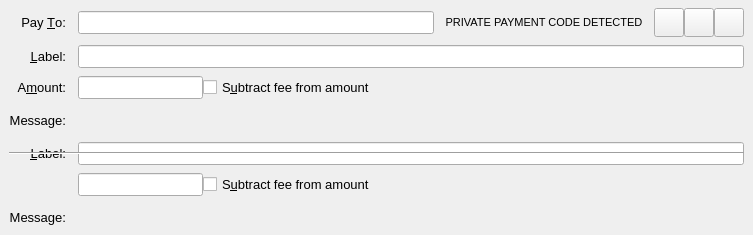
<?xml version="1.0" encoding="UTF-8"?>
<ui version="4.0">
 <class>SendCoinsEntry</class>
 <widget class="QStackedWidget" name="SendCoinsEntry">
  <property name="geometry">
   <rect>
    <x>0</x>
    <y>0</y>
    <width>753</width>
    <height>235</height>
   </rect>
  </property>
  <property name="font">
   <font>
    <pointsize>10</pointsize>
   </font>
  </property>
  <property name="focusPolicy">
   <enum>Qt::TabFocus</enum>
  </property>
  <property name="autoFillBackground">
   <bool>false</bool>
  </property>
  <widget class="QFrame" name="SendCoins">
   <property name="toolTip">
    <string>This is a normal payment.</string>
   </property>
   <property name="frameShape">
    <enum>QFrame::NoFrame</enum>
   </property>
   <layout class="QGridLayout" name="gridLayout">
    <property name="topMargin">
     <number>8</number>
    </property>
    <property name="bottomMargin">
     <number>4</number>
    </property>
    <property name="horizontalSpacing">
     <number>12</number>
    </property>
    <property name="verticalSpacing">
     <number>8</number>
    </property>
    <item row="0" column="0">
     <widget class="QLabel" name="payToLabel">
      <property name="text">
       <string>Pay &amp;To:</string>
      </property>
      <property name="alignment">
       <set>Qt::AlignRight|Qt::AlignTrailing|Qt::AlignVCenter</set>
      </property>
      <property name="buddy">
       <cstring>payTo</cstring>
      </property>
     </widget>
    </item>
    <item row="5" column="1">
     <layout class="QHBoxLayout" name="horizontalLayoutAmount" stretch="0,1">
      <item>
       <widget class="BitcoinAmountField" name="payAmount"/>
      </item>
      <item>
       <widget class="QCheckBox" name="checkboxSubtractFeeFromAmount">
        <property name="toolTip">
         <string>The fee will be deducted from the amount being sent. The recipient will receive less zcoins than you enter in the amount field. If multiple recipients are selected, the fee is split equally.</string>
        </property>
        <property name="text">
         <string>S&amp;ubtract fee from amount</string>
        </property>
       </widget>
      </item>
     </layout>
    </item>
    <item row="6" column="1">
     <widget class="QLabel" name="messageTextLabel">
      <property name="toolTip">
       <string>A message that was attached to the zcoin: URI which will be stored with the transaction for your reference. Note: This message will not be sent over the Zcoin network.</string>
      </property>
      <property name="textFormat">
       <enum>Qt::PlainText</enum>
      </property>
     </widget>
    </item>
    <item row="4" column="1">
     <widget class="QLineEdit" name="addAsLabel">
      <property name="toolTip">
       <string>Enter a label for this address to add it to the list of used addresses</string>
      </property>
     </widget>
    </item>
    <item row="4" column="0">
     <widget class="QLabel" name="labellLabel">
      <property name="text">
       <string>&amp;Label:</string>
      </property>
      <property name="alignment">
       <set>Qt::AlignRight|Qt::AlignTrailing|Qt::AlignVCenter</set>
      </property>
      <property name="buddy">
       <cstring>addAsLabel</cstring>
      </property>
     </widget>
    </item>
    <item row="6" column="0">
     <widget class="QLabel" name="messageLabel">
      <property name="text">
       <string>Message:</string>
      </property>
      <property name="alignment">
       <set>Qt::AlignRight|Qt::AlignTrailing|Qt::AlignVCenter</set>
      </property>
     </widget>
    </item>
    <item row="0" column="1">
     <layout class="QHBoxLayout" name="payToLayout">
      <property name="spacing">
       <number>0</number>
      </property>
      <item>
       <widget class="QValidatedLineEdit" name="payTo">
        <property name="toolTip">
         <string>The Zcoin address to send the payment to</string>
        </property>
       </widget>
      </item>
      <item>
       <widget class="QLabel" name="label">
        <property name="minimumSize">
         <size>
          <width>220</width>
          <height>0</height>
         </size>
        </property>
        <property name="font">
         <font>
          <pointsize>8</pointsize>
         </font>
        </property>
        <property name="text">
         <string>PRIVATE PAYMENT CODE DETECTED</string>
        </property>
        <property name="alignment">
         <set>Qt::AlignCenter</set>
        </property>
       </widget>
      </item>
      <item>
       <widget class="QToolButton" name="addressBookButton">
        <property name="toolTip">
         <string>Choose previously used address</string>
        </property>
        <property name="text">
         <string/>
        </property>
        <property name="icon">
         <iconset resource="../bitcoin.qrc">
          <normaloff>:/icons/address-book</normaloff>:/icons/address-book</iconset>
        </property>
        <property name="iconSize">
         <size>
          <width>22</width>
          <height>22</height>
         </size>
        </property>
        <property name="shortcut">
         <string>Alt+A</string>
        </property>
       </widget>
      </item>
      <item>
       <widget class="QToolButton" name="pasteButton">
        <property name="toolTip">
         <string>Paste address from clipboard</string>
        </property>
        <property name="text">
         <string/>
        </property>
        <property name="icon">
         <iconset resource="../bitcoin.qrc">
          <normaloff>:/icons/editpaste</normaloff>:/icons/editpaste</iconset>
        </property>
        <property name="iconSize">
         <size>
          <width>22</width>
          <height>22</height>
         </size>
        </property>
        <property name="shortcut">
         <string>Alt+P</string>
        </property>
       </widget>
      </item>
      <item>
       <widget class="QToolButton" name="deleteButton">
        <property name="toolTip">
         <string>Remove this entry</string>
        </property>
        <property name="text">
         <string/>
        </property>
        <property name="icon">
         <iconset resource="../bitcoin.qrc">
          <normaloff>:/icons/remove</normaloff>:/icons/remove</iconset>
        </property>
        <property name="iconSize">
         <size>
          <width>22</width>
          <height>22</height>
         </size>
        </property>
       </widget>
      </item>
     </layout>
    </item>
    <item row="1" column="0">
     <widget class="QLabel" name="labellLabel">
      <property name="text">
       <string>&amp;Label:</string>
      </property>
      <property name="alignment">
       <set>Qt::AlignRight|Qt::AlignTrailing|Qt::AlignVCenter</set>
      </property>
      <property name="buddy">
       <cstring>addAsLabel</cstring>
      </property>
     </widget>
    </item>
    <item row="1" column="1">
     <widget class="QLineEdit" name="addAsLabel">
      <property name="toolTip">
       <string>Enter a label for this address to add it to the list of used addresses</string>
      </property>
     </widget>
    </item>
    <item row="2" column="0">
     <widget class="QLabel" name="amountLabel">
      <property name="text">
       <string>A&amp;mount:</string>
      </property>
      <property name="alignment">
       <set>Qt::AlignRight|Qt::AlignTrailing|Qt::AlignVCenter</set>
      </property>
      <property name="buddy">
       <cstring>payAmount</cstring>
      </property>
     </widget>
    </item>
    <item row="2" column="1">
     <layout class="QHBoxLayout" name="horizontalLayoutAmount" stretch="0,1">
      <item>
       <widget class="BitcoinAmountField" name="payAmount"/>
      </item>
      <item>
       <widget class="QCheckBox" name="checkboxSubtractFeeFromAmount">
        <property name="toolTip">
         <string>The fee will be deducted from the amount being sent. The recipient will receive less zcoins than you enter in the amount field. If multiple recipients are selected, the fee is split equally.</string>
        </property>
        <property name="text">
         <string>S&amp;ubtract fee from amount</string>
        </property>
       </widget>
      </item>
     </layout>
    </item>
    <item row="3" column="0">
     <widget class="QLabel" name="messageLabel">
      <property name="text">
       <string>Message:</string>
      </property>
      <property name="alignment">
       <set>Qt::AlignRight|Qt::AlignTrailing|Qt::AlignVCenter</set>
      </property>
     </widget>
    </item>
    <item row="3" column="1">
     <widget class="QLabel" name="messageTextLabel">
      <property name="toolTip">
       <string>A message that was attached to the zcoin: URI which will be stored with the transaction for your reference. Note: This message will not be sent over the Zcoin network.</string>
      </property>
      <property name="textFormat">
       <enum>Qt::PlainText</enum>
      </property>
     </widget>
    </item>
    <item row="4" column="0" colspan="2">
     <widget class="Line" name="line">
      <property name="orientation">
       <enum>Qt::Horizontal</enum>
      </property>
     </widget>
    </item>
   </layout>
  </widget>
  <widget class="QFrame" name="SendCoins_UnauthenticatedPaymentRequest">
   <property name="palette">
    <palette>
     <active>
      <colorrole role="WindowText">
       <brush brushstyle="SolidPattern">
        <color alpha="255">
         <red>0</red>
         <green>0</green>
         <blue>0</blue>
        </color>
       </brush>
      </colorrole>
      <colorrole role="Button">
       <brush brushstyle="SolidPattern">
        <color alpha="255">
         <red>255</red>
         <green>255</green>
         <blue>127</blue>
        </color>
       </brush>
      </colorrole>
      <colorrole role="Light">
       <brush brushstyle="SolidPattern">
        <color alpha="255">
         <red>255</red>
         <green>255</green>
         <blue>255</blue>
        </color>
       </brush>
      </colorrole>
      <colorrole role="Midlight">
       <brush brushstyle="SolidPattern">
        <color alpha="255">
         <red>255</red>
         <green>255</green>
         <blue>191</blue>
        </color>
       </brush>
      </colorrole>
      <colorrole role="Dark">
       <brush brushstyle="SolidPattern">
        <color alpha="255">
         <red>127</red>
         <green>127</green>
         <blue>63</blue>
        </color>
       </brush>
      </colorrole>
      <colorrole role="Mid">
       <brush brushstyle="SolidPattern">
        <color alpha="255">
         <red>170</red>
         <green>170</green>
         <blue>84</blue>
        </color>
       </brush>
      </colorrole>
      <colorrole role="Text">
       <brush brushstyle="SolidPattern">
        <color alpha="255">
         <red>0</red>
         <green>0</green>
         <blue>0</blue>
        </color>
       </brush>
      </colorrole>
      <colorrole role="BrightText">
       <brush brushstyle="SolidPattern">
        <color alpha="255">
         <red>255</red>
         <green>255</green>
         <blue>255</blue>
        </color>
       </brush>
      </colorrole>
      <colorrole role="ButtonText">
       <brush brushstyle="SolidPattern">
        <color alpha="255">
         <red>0</red>
         <green>0</green>
         <blue>0</blue>
        </color>
       </brush>
      </colorrole>
      <colorrole role="Base">
       <brush brushstyle="SolidPattern">
        <color alpha="255">
         <red>255</red>
         <green>255</green>
         <blue>255</blue>
        </color>
       </brush>
      </colorrole>
      <colorrole role="Window">
       <brush brushstyle="SolidPattern">
        <color alpha="255">
         <red>255</red>
         <green>255</green>
         <blue>127</blue>
        </color>
       </brush>
      </colorrole>
      <colorrole role="Shadow">
       <brush brushstyle="SolidPattern">
        <color alpha="255">
         <red>0</red>
         <green>0</green>
         <blue>0</blue>
        </color>
       </brush>
      </colorrole>
      <colorrole role="AlternateBase">
       <brush brushstyle="SolidPattern">
        <color alpha="255">
         <red>255</red>
         <green>255</green>
         <blue>191</blue>
        </color>
       </brush>
      </colorrole>
      <colorrole role="ToolTipBase">
       <brush brushstyle="SolidPattern">
        <color alpha="255">
         <red>255</red>
         <green>255</green>
         <blue>220</blue>
        </color>
       </brush>
      </colorrole>
      <colorrole role="ToolTipText">
       <brush brushstyle="SolidPattern">
        <color alpha="255">
         <red>0</red>
         <green>0</green>
         <blue>0</blue>
        </color>
       </brush>
      </colorrole>
     </active>
     <inactive>
      <colorrole role="WindowText">
       <brush brushstyle="SolidPattern">
        <color alpha="255">
         <red>0</red>
         <green>0</green>
         <blue>0</blue>
        </color>
       </brush>
      </colorrole>
      <colorrole role="Button">
       <brush brushstyle="SolidPattern">
        <color alpha="255">
         <red>255</red>
         <green>255</green>
         <blue>127</blue>
        </color>
       </brush>
      </colorrole>
      <colorrole role="Light">
       <brush brushstyle="SolidPattern">
        <color alpha="255">
         <red>255</red>
         <green>255</green>
         <blue>255</blue>
        </color>
       </brush>
      </colorrole>
      <colorrole role="Midlight">
       <brush brushstyle="SolidPattern">
        <color alpha="255">
         <red>255</red>
         <green>255</green>
         <blue>191</blue>
        </color>
       </brush>
      </colorrole>
      <colorrole role="Dark">
       <brush brushstyle="SolidPattern">
        <color alpha="255">
         <red>127</red>
         <green>127</green>
         <blue>63</blue>
        </color>
       </brush>
      </colorrole>
      <colorrole role="Mid">
       <brush brushstyle="SolidPattern">
        <color alpha="255">
         <red>170</red>
         <green>170</green>
         <blue>84</blue>
        </color>
       </brush>
      </colorrole>
      <colorrole role="Text">
       <brush brushstyle="SolidPattern">
        <color alpha="255">
         <red>0</red>
         <green>0</green>
         <blue>0</blue>
        </color>
       </brush>
      </colorrole>
      <colorrole role="BrightText">
       <brush brushstyle="SolidPattern">
        <color alpha="255">
         <red>255</red>
         <green>255</green>
         <blue>255</blue>
        </color>
       </brush>
      </colorrole>
      <colorrole role="ButtonText">
       <brush brushstyle="SolidPattern">
        <color alpha="255">
         <red>0</red>
         <green>0</green>
         <blue>0</blue>
        </color>
       </brush>
      </colorrole>
      <colorrole role="Base">
       <brush brushstyle="SolidPattern">
        <color alpha="255">
         <red>255</red>
         <green>255</green>
         <blue>255</blue>
        </color>
       </brush>
      </colorrole>
      <colorrole role="Window">
       <brush brushstyle="SolidPattern">
        <color alpha="255">
         <red>255</red>
         <green>255</green>
         <blue>127</blue>
        </color>
       </brush>
      </colorrole>
      <colorrole role="Shadow">
       <brush brushstyle="SolidPattern">
        <color alpha="255">
         <red>0</red>
         <green>0</green>
         <blue>0</blue>
        </color>
       </brush>
      </colorrole>
      <colorrole role="AlternateBase">
       <brush brushstyle="SolidPattern">
        <color alpha="255">
         <red>255</red>
         <green>255</green>
         <blue>191</blue>
        </color>
       </brush>
      </colorrole>
      <colorrole role="ToolTipBase">
       <brush brushstyle="SolidPattern">
        <color alpha="255">
         <red>255</red>
         <green>255</green>
         <blue>220</blue>
        </color>
       </brush>
      </colorrole>
      <colorrole role="ToolTipText">
       <brush brushstyle="SolidPattern">
        <color alpha="255">
         <red>0</red>
         <green>0</green>
         <blue>0</blue>
        </color>
       </brush>
      </colorrole>
     </inactive>
     <disabled>
      <colorrole role="WindowText">
       <brush brushstyle="SolidPattern">
        <color alpha="255">
         <red>127</red>
         <green>127</green>
         <blue>63</blue>
        </color>
       </brush>
      </colorrole>
      <colorrole role="Button">
       <brush brushstyle="SolidPattern">
        <color alpha="255">
         <red>255</red>
         <green>255</green>
         <blue>127</blue>
        </color>
       </brush>
      </colorrole>
      <colorrole role="Light">
       <brush brushstyle="SolidPattern">
        <color alpha="255">
         <red>255</red>
         <green>255</green>
         <blue>255</blue>
        </color>
       </brush>
      </colorrole>
      <colorrole role="Midlight">
       <brush brushstyle="SolidPattern">
        <color alpha="255">
         <red>255</red>
         <green>255</green>
         <blue>191</blue>
        </color>
       </brush>
      </colorrole>
      <colorrole role="Dark">
       <brush brushstyle="SolidPattern">
        <color alpha="255">
         <red>127</red>
         <green>127</green>
         <blue>63</blue>
        </color>
       </brush>
      </colorrole>
      <colorrole role="Mid">
       <brush brushstyle="SolidPattern">
        <color alpha="255">
         <red>170</red>
         <green>170</green>
         <blue>84</blue>
        </color>
       </brush>
      </colorrole>
      <colorrole role="Text">
       <brush brushstyle="SolidPattern">
        <color alpha="255">
         <red>127</red>
         <green>127</green>
         <blue>63</blue>
        </color>
       </brush>
      </colorrole>
      <colorrole role="BrightText">
       <brush brushstyle="SolidPattern">
        <color alpha="255">
         <red>255</red>
         <green>255</green>
         <blue>255</blue>
        </color>
       </brush>
      </colorrole>
      <colorrole role="ButtonText">
       <brush brushstyle="SolidPattern">
        <color alpha="255">
         <red>127</red>
         <green>127</green>
         <blue>63</blue>
        </color>
       </brush>
      </colorrole>
      <colorrole role="Base">
       <brush brushstyle="SolidPattern">
        <color alpha="255">
         <red>255</red>
         <green>255</green>
         <blue>127</blue>
        </color>
       </brush>
      </colorrole>
      <colorrole role="Window">
       <brush brushstyle="SolidPattern">
        <color alpha="255">
         <red>255</red>
         <green>255</green>
         <blue>127</blue>
        </color>
       </brush>
      </colorrole>
      <colorrole role="Shadow">
       <brush brushstyle="SolidPattern">
        <color alpha="255">
         <red>0</red>
         <green>0</green>
         <blue>0</blue>
        </color>
       </brush>
      </colorrole>
      <colorrole role="AlternateBase">
       <brush brushstyle="SolidPattern">
        <color alpha="255">
         <red>255</red>
         <green>255</green>
         <blue>127</blue>
        </color>
       </brush>
      </colorrole>
      <colorrole role="ToolTipBase">
       <brush brushstyle="SolidPattern">
        <color alpha="255">
         <red>255</red>
         <green>255</green>
         <blue>220</blue>
        </color>
       </brush>
      </colorrole>
      <colorrole role="ToolTipText">
       <brush brushstyle="SolidPattern">
        <color alpha="255">
         <red>0</red>
         <green>0</green>
         <blue>0</blue>
        </color>
       </brush>
      </colorrole>
     </disabled>
    </palette>
   </property>
   <property name="toolTip">
    <string>This is an unauthenticated payment request.</string>
   </property>
   <property name="autoFillBackground">
    <bool>true</bool>
   </property>
   <property name="frameShape">
    <enum>QFrame::NoFrame</enum>
   </property>
   <layout class="QGridLayout" name="gridLayout_is">
    <property name="spacing">
     <number>12</number>
    </property>
    <item row="0" column="0">
     <widget class="QLabel" name="payToLabel_is">
      <property name="text">
       <string>Pay To:</string>
      </property>
      <property name="alignment">
       <set>Qt::AlignRight|Qt::AlignTrailing|Qt::AlignVCenter</set>
      </property>
     </widget>
    </item>
    <item row="0" column="1">
     <layout class="QHBoxLayout" name="payToLayout_is">
      <property name="spacing">
       <number>0</number>
      </property>
      <item>
       <widget class="QLabel" name="payTo_is"/>
      </item>
      <item>
       <widget class="QToolButton" name="deleteButton_is">
        <property name="toolTip">
         <string>Remove this entry</string>
        </property>
        <property name="text">
         <string/>
        </property>
        <property name="icon">
         <iconset resource="../bitcoin.qrc">
          <normaloff>:/icons/remove</normaloff>:/icons/remove</iconset>
        </property>
       </widget>
      </item>
     </layout>
    </item>
    <item row="1" column="0">
     <widget class="QLabel" name="memoLabel_is">
      <property name="text">
       <string>Memo:</string>
      </property>
      <property name="alignment">
       <set>Qt::AlignRight|Qt::AlignTrailing|Qt::AlignVCenter</set>
      </property>
     </widget>
    </item>
    <item row="1" column="1">
     <widget class="QLabel" name="memoTextLabel_is">
      <property name="textFormat">
       <enum>Qt::PlainText</enum>
      </property>
     </widget>
    </item>
    <item row="2" column="0">
     <widget class="QLabel" name="amountLabel_is">
      <property name="text">
       <string>A&amp;mount:</string>
      </property>
      <property name="alignment">
       <set>Qt::AlignRight|Qt::AlignTrailing|Qt::AlignVCenter</set>
      </property>
      <property name="buddy">
       <cstring>payAmount_is</cstring>
      </property>
     </widget>
    </item>
    <item row="2" column="1">
     <widget class="BitcoinAmountField" name="payAmount_is">
      <property name="acceptDrops">
       <bool>false</bool>
      </property>
     </widget>
    </item>
   </layout>
  </widget>
  <widget class="QFrame" name="SendCoins_AuthenticatedPaymentRequest">
   <property name="palette">
    <palette>
     <active>
      <colorrole role="WindowText">
       <brush brushstyle="SolidPattern">
        <color alpha="255">
         <red>0</red>
         <green>0</green>
         <blue>0</blue>
        </color>
       </brush>
      </colorrole>
      <colorrole role="Button">
       <brush brushstyle="SolidPattern">
        <color alpha="255">
         <red>140</red>
         <green>232</green>
         <blue>119</blue>
        </color>
       </brush>
      </colorrole>
      <colorrole role="Light">
       <brush brushstyle="SolidPattern">
        <color alpha="255">
         <red>230</red>
         <green>255</green>
         <blue>224</blue>
        </color>
       </brush>
      </colorrole>
      <colorrole role="Midlight">
       <brush brushstyle="SolidPattern">
        <color alpha="255">
         <red>185</red>
         <green>243</green>
         <blue>171</blue>
        </color>
       </brush>
      </colorrole>
      <colorrole role="Dark">
       <brush brushstyle="SolidPattern">
        <color alpha="255">
         <red>70</red>
         <green>116</green>
         <blue>59</blue>
        </color>
       </brush>
      </colorrole>
      <colorrole role="Mid">
       <brush brushstyle="SolidPattern">
        <color alpha="255">
         <red>93</red>
         <green>155</green>
         <blue>79</blue>
        </color>
       </brush>
      </colorrole>
      <colorrole role="Text">
       <brush brushstyle="SolidPattern">
        <color alpha="255">
         <red>0</red>
         <green>0</green>
         <blue>0</blue>
        </color>
       </brush>
      </colorrole>
      <colorrole role="BrightText">
       <brush brushstyle="SolidPattern">
        <color alpha="255">
         <red>155</red>
         <green>255</green>
         <blue>147</blue>
        </color>
       </brush>
      </colorrole>
      <colorrole role="ButtonText">
       <brush brushstyle="SolidPattern">
        <color alpha="255">
         <red>0</red>
         <green>0</green>
         <blue>0</blue>
        </color>
       </brush>
      </colorrole>
      <colorrole role="Base">
       <brush brushstyle="SolidPattern">
        <color alpha="255">
         <red>119</red>
         <green>255</green>
         <blue>233</blue>
        </color>
       </brush>
      </colorrole>
      <colorrole role="Window">
       <brush brushstyle="SolidPattern">
        <color alpha="255">
         <red>140</red>
         <green>232</green>
         <blue>119</blue>
        </color>
       </brush>
      </colorrole>
      <colorrole role="Shadow">
       <brush brushstyle="SolidPattern">
        <color alpha="255">
         <red>0</red>
         <green>0</green>
         <blue>0</blue>
        </color>
       </brush>
      </colorrole>
      <colorrole role="AlternateBase">
       <brush brushstyle="SolidPattern">
        <color alpha="255">
         <red>197</red>
         <green>243</green>
         <blue>187</blue>
        </color>
       </brush>
      </colorrole>
      <colorrole role="NoRole">
       <brush brushstyle="SolidPattern">
        <color alpha="255">
         <red>125</red>
         <green>194</green>
         <blue>122</blue>
        </color>
       </brush>
      </colorrole>
      <colorrole role="ToolTipBase">
       <brush brushstyle="SolidPattern">
        <color alpha="255">
         <red>255</red>
         <green>255</green>
         <blue>220</blue>
        </color>
       </brush>
      </colorrole>
      <colorrole role="ToolTipText">
       <brush brushstyle="SolidPattern">
        <color alpha="255">
         <red>0</red>
         <green>0</green>
         <blue>0</blue>
        </color>
       </brush>
      </colorrole>
     </active>
     <inactive>
      <colorrole role="WindowText">
       <brush brushstyle="SolidPattern">
        <color alpha="255">
         <red>0</red>
         <green>0</green>
         <blue>0</blue>
        </color>
       </brush>
      </colorrole>
      <colorrole role="Button">
       <brush brushstyle="SolidPattern">
        <color alpha="255">
         <red>140</red>
         <green>232</green>
         <blue>119</blue>
        </color>
       </brush>
      </colorrole>
      <colorrole role="Light">
       <brush brushstyle="SolidPattern">
        <color alpha="255">
         <red>230</red>
         <green>255</green>
         <blue>224</blue>
        </color>
       </brush>
      </colorrole>
      <colorrole role="Midlight">
       <brush brushstyle="SolidPattern">
        <color alpha="255">
         <red>185</red>
         <green>243</green>
         <blue>171</blue>
        </color>
       </brush>
      </colorrole>
      <colorrole role="Dark">
       <brush brushstyle="SolidPattern">
        <color alpha="255">
         <red>70</red>
         <green>116</green>
         <blue>59</blue>
        </color>
       </brush>
      </colorrole>
      <colorrole role="Mid">
       <brush brushstyle="SolidPattern">
        <color alpha="255">
         <red>93</red>
         <green>155</green>
         <blue>79</blue>
        </color>
       </brush>
      </colorrole>
      <colorrole role="Text">
       <brush brushstyle="SolidPattern">
        <color alpha="255">
         <red>0</red>
         <green>0</green>
         <blue>0</blue>
        </color>
       </brush>
      </colorrole>
      <colorrole role="BrightText">
       <brush brushstyle="SolidPattern">
        <color alpha="255">
         <red>155</red>
         <green>255</green>
         <blue>147</blue>
        </color>
       </brush>
      </colorrole>
      <colorrole role="ButtonText">
       <brush brushstyle="SolidPattern">
        <color alpha="255">
         <red>0</red>
         <green>0</green>
         <blue>0</blue>
        </color>
       </brush>
      </colorrole>
      <colorrole role="Base">
       <brush brushstyle="SolidPattern">
        <color alpha="255">
         <red>119</red>
         <green>255</green>
         <blue>233</blue>
        </color>
       </brush>
      </colorrole>
      <colorrole role="Window">
       <brush brushstyle="SolidPattern">
        <color alpha="255">
         <red>140</red>
         <green>232</green>
         <blue>119</blue>
        </color>
       </brush>
      </colorrole>
      <colorrole role="Shadow">
       <brush brushstyle="SolidPattern">
        <color alpha="255">
         <red>0</red>
         <green>0</green>
         <blue>0</blue>
        </color>
       </brush>
      </colorrole>
      <colorrole role="AlternateBase">
       <brush brushstyle="SolidPattern">
        <color alpha="255">
         <red>197</red>
         <green>243</green>
         <blue>187</blue>
        </color>
       </brush>
      </colorrole>
      <colorrole role="NoRole">
       <brush brushstyle="SolidPattern">
        <color alpha="255">
         <red>125</red>
         <green>194</green>
         <blue>122</blue>
        </color>
       </brush>
      </colorrole>
      <colorrole role="ToolTipBase">
       <brush brushstyle="SolidPattern">
        <color alpha="255">
         <red>255</red>
         <green>255</green>
         <blue>220</blue>
        </color>
       </brush>
      </colorrole>
      <colorrole role="ToolTipText">
       <brush brushstyle="SolidPattern">
        <color alpha="255">
         <red>0</red>
         <green>0</green>
         <blue>0</blue>
        </color>
       </brush>
      </colorrole>
     </inactive>
     <disabled>
      <colorrole role="WindowText">
       <brush brushstyle="SolidPattern">
        <color alpha="255">
         <red>70</red>
         <green>116</green>
         <blue>59</blue>
        </color>
       </brush>
      </colorrole>
      <colorrole role="Button">
       <brush brushstyle="SolidPattern">
        <color alpha="255">
         <red>140</red>
         <green>232</green>
         <blue>119</blue>
        </color>
       </brush>
      </colorrole>
      <colorrole role="Light">
       <brush brushstyle="SolidPattern">
        <color alpha="255">
         <red>230</red>
         <green>255</green>
         <blue>224</blue>
        </color>
       </brush>
      </colorrole>
      <colorrole role="Midlight">
       <brush brushstyle="SolidPattern">
        <color alpha="255">
         <red>185</red>
         <green>243</green>
         <blue>171</blue>
        </color>
       </brush>
      </colorrole>
      <colorrole role="Dark">
       <brush brushstyle="SolidPattern">
        <color alpha="255">
         <red>70</red>
         <green>116</green>
         <blue>59</blue>
        </color>
       </brush>
      </colorrole>
      <colorrole role="Mid">
       <brush brushstyle="SolidPattern">
        <color alpha="255">
         <red>93</red>
         <green>155</green>
         <blue>79</blue>
        </color>
       </brush>
      </colorrole>
      <colorrole role="Text">
       <brush brushstyle="SolidPattern">
        <color alpha="255">
         <red>70</red>
         <green>116</green>
         <blue>59</blue>
        </color>
       </brush>
      </colorrole>
      <colorrole role="BrightText">
       <brush brushstyle="SolidPattern">
        <color alpha="255">
         <red>155</red>
         <green>255</green>
         <blue>147</blue>
        </color>
       </brush>
      </colorrole>
      <colorrole role="ButtonText">
       <brush brushstyle="SolidPattern">
        <color alpha="255">
         <red>70</red>
         <green>116</green>
         <blue>59</blue>
        </color>
       </brush>
      </colorrole>
      <colorrole role="Base">
       <brush brushstyle="SolidPattern">
        <color alpha="255">
         <red>140</red>
         <green>232</green>
         <blue>119</blue>
        </color>
       </brush>
      </colorrole>
      <colorrole role="Window">
       <brush brushstyle="SolidPattern">
        <color alpha="255">
         <red>140</red>
         <green>232</green>
         <blue>119</blue>
        </color>
       </brush>
      </colorrole>
      <colorrole role="Shadow">
       <brush brushstyle="SolidPattern">
        <color alpha="255">
         <red>0</red>
         <green>0</green>
         <blue>0</blue>
        </color>
       </brush>
      </colorrole>
      <colorrole role="AlternateBase">
       <brush brushstyle="SolidPattern">
        <color alpha="255">
         <red>140</red>
         <green>232</green>
         <blue>119</blue>
        </color>
       </brush>
      </colorrole>
      <colorrole role="NoRole">
       <brush brushstyle="SolidPattern">
        <color alpha="255">
         <red>125</red>
         <green>194</green>
         <blue>122</blue>
        </color>
       </brush>
      </colorrole>
      <colorrole role="ToolTipBase">
       <brush brushstyle="SolidPattern">
        <color alpha="255">
         <red>255</red>
         <green>255</green>
         <blue>220</blue>
        </color>
       </brush>
      </colorrole>
      <colorrole role="ToolTipText">
       <brush brushstyle="SolidPattern">
        <color alpha="255">
         <red>0</red>
         <green>0</green>
         <blue>0</blue>
        </color>
       </brush>
      </colorrole>
     </disabled>
    </palette>
   </property>
   <property name="toolTip">
    <string>This is an authenticated payment request.</string>
   </property>
   <property name="autoFillBackground">
    <bool>true</bool>
   </property>
   <property name="frameShape">
    <enum>QFrame::NoFrame</enum>
   </property>
   <layout class="QGridLayout" name="gridLayout_s">
    <property name="spacing">
     <number>12</number>
    </property>
    <item row="0" column="0">
     <widget class="QLabel" name="payToLabel_s">
      <property name="text">
       <string>Pay To:</string>
      </property>
      <property name="alignment">
       <set>Qt::AlignRight|Qt::AlignTrailing|Qt::AlignVCenter</set>
      </property>
     </widget>
    </item>
    <item row="0" column="1">
     <layout class="QHBoxLayout" name="payToLayout_s">
      <property name="spacing">
       <number>0</number>
      </property>
      <item>
       <widget class="QLabel" name="payTo_s">
        <property name="textFormat">
         <enum>Qt::PlainText</enum>
        </property>
       </widget>
      </item>
      <item>
       <widget class="QToolButton" name="deleteButton_s">
        <property name="toolTip">
         <string>Remove this entry</string>
        </property>
        <property name="text">
         <string/>
        </property>
        <property name="icon">
         <iconset resource="../bitcoin.qrc">
          <normaloff>:/icons/remove</normaloff>:/icons/remove</iconset>
        </property>
       </widget>
      </item>
     </layout>
    </item>
    <item row="1" column="0">
     <widget class="QLabel" name="memoLabel_s">
      <property name="text">
       <string>Memo:</string>
      </property>
      <property name="alignment">
       <set>Qt::AlignRight|Qt::AlignTrailing|Qt::AlignVCenter</set>
      </property>
     </widget>
    </item>
    <item row="1" column="1">
     <widget class="QLabel" name="memoTextLabel_s">
      <property name="textFormat">
       <enum>Qt::PlainText</enum>
      </property>
     </widget>
    </item>
    <item row="2" column="0">
     <widget class="QLabel" name="amountLabel_s">
      <property name="text">
       <string>A&amp;mount:</string>
      </property>
      <property name="alignment">
       <set>Qt::AlignRight|Qt::AlignTrailing|Qt::AlignVCenter</set>
      </property>
      <property name="buddy">
       <cstring>payAmount_s</cstring>
      </property>
     </widget>
    </item>
    <item row="2" column="1">
     <widget class="BitcoinAmountField" name="payAmount_s">
      <property name="acceptDrops">
       <bool>false</bool>
      </property>
     </widget>
    </item>
   </layout>
  </widget>
 </widget>
 <customwidgets>
  <customwidget>
   <class>QValidatedLineEdit</class>
   <extends>QLineEdit</extends>
   <header>qvalidatedlineedit.h</header>
  </customwidget>
  <customwidget>
   <class>BitcoinAmountField</class>
   <extends>QLineEdit</extends>
   <header>bitcoinamountfield.h</header>
  </customwidget>
 </customwidgets>
 <tabstops>
  <tabstop>payTo</tabstop>
  <tabstop>addressBookButton</tabstop>
  <tabstop>pasteButton</tabstop>
  <tabstop>deleteButton</tabstop>
  <tabstop>addAsLabel</tabstop>
  <tabstop>payAmount</tabstop>
  <tabstop>payAmount_is</tabstop>
  <tabstop>deleteButton_is</tabstop>
  <tabstop>payAmount_s</tabstop>
  <tabstop>deleteButton_s</tabstop>
 </tabstops>
 <resources>
  <include location="../bitcoin.qrc"/>
 </resources>
 <connections/>
</ui>
